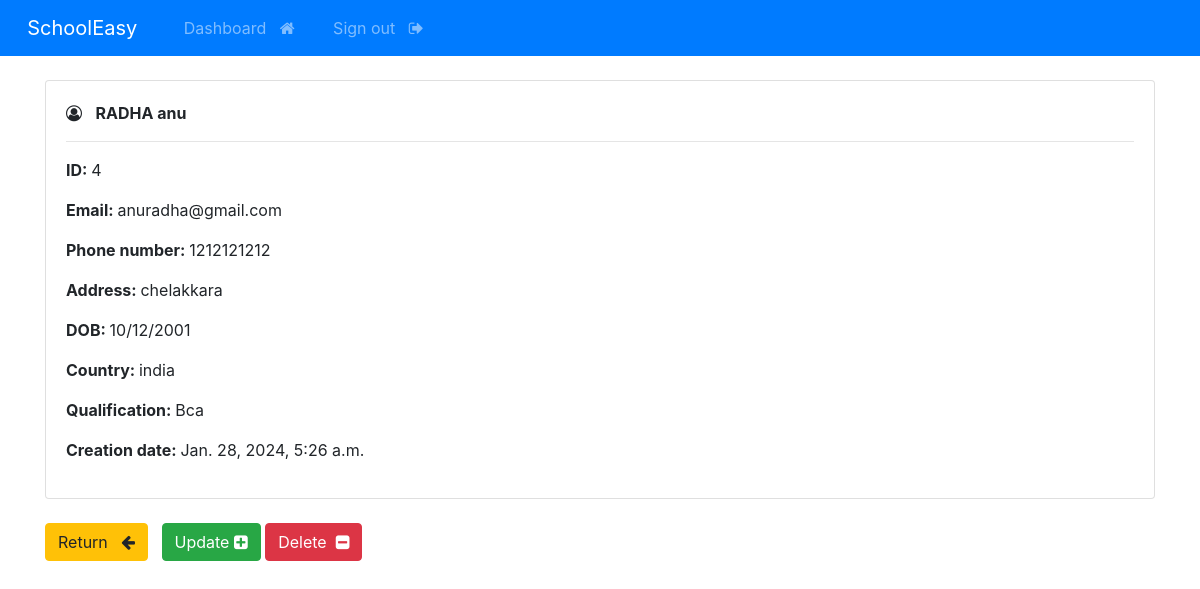
The page /student/4 (signed in) on the database its author committed.
### SchoolEasy_app/models.py (models this page shows, shortened)
class StudentRegister(models.Model):
    creation_date = models.DateTimeField(auto_now_add=True)
    first_name = models.CharField(max_length=100)
    last_name = models.CharField(max_length=100)
    email = models.CharField(max_length=255)
    phone = models.CharField(max_length=20)
    address = models.CharField(max_length=300)
    DOB = models.CharField(max_length=255)
    country = models.CharField(max_length=125)
    Qualification = models.CharField(max_length=200)

### SchoolEasy_app/views.py (the view)
# urls.py: path('student/<int:pk>', views.singular_student, name="student"),
@login_required(login_url='admin_login')
def singular_student(request, pk):
    all_students = StudentRegister.objects.get(id=pk)
    context = {'student': all_students}
    return render(request, 'view_student.html', context=context)

### Templates/view_student.html (shortened to what this page needs)
{% extends 'base.html' %}
{% block content %}
    <div class="card">
        <div class="card-body">
            <i class="fa fa-user-circle-o" aria-hidden="true"></i> &nbsp;
            <strong>
                {{student.last_name|upper}}
                {{student.first_name}}
            </strong>
            <hr>
            <p> <strong> ID: </strong> {{student.id}} </p>
            <p> <strong> Email: </strong> {{student.email}} </p>
            <p> <strong> Phone number: </strong> {{student.phone}} </p>
            <p> <strong> Address: </strong> {{student.address}} </p>
            <p> <strong> DOB: </strong> {{student.DOB}} </p>
            <p> <strong> Country: </strong> {{student.country}} </p>
            <p> <strong> Qualification: </strong> {{student.Qualification}} </p>
            <p> <strong> Creation date: </strong> {{student.creation_date}} </p>
        </div>
    </div>
    <br>
    <a href="{% url 'dashboard' %}" class="btn btn-warning"> Return &nbsp; <i class="fa fa-arrow-left" aria-hidden="true"></i> </a>
   <a href="update_student/{{student.id}}" class="btn btn-success"> Update <i class="fa fa-plus-square" aria-hidden="true"></i> </a>
    <a href="delete_student/{{student.id}}" class="btn btn-danger"> Delete &nbsp;<i class="fa fa-minus-square" aria-hidden="true"></i> </a>
{% endblock %}

### rows shown on the page
StudentRegister: last_name "RADHA", first_name "anu", id "4", email "anuradha@gmail.com", phone "1212121212", address "chelakkara", DOB "10/12/2001", country "india", Qualification "Bca", creation_date "Jan. 28, 2024, 5:26 a.m."
